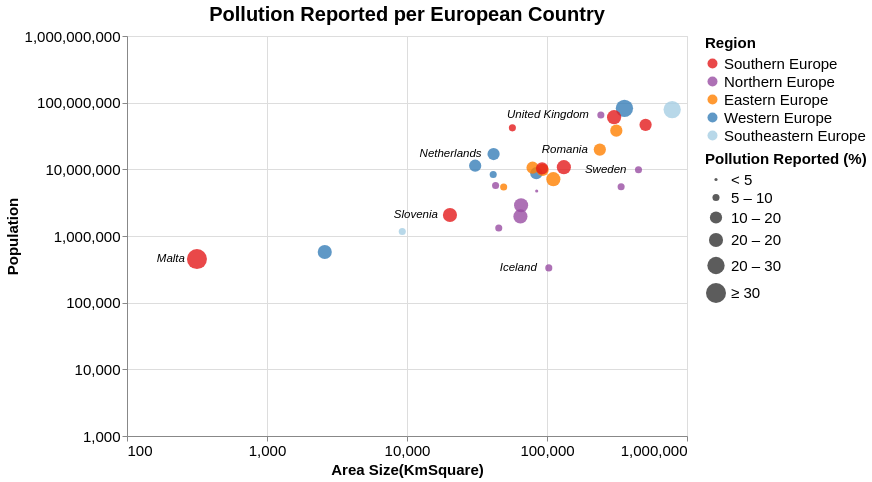

The Vega-Lite source for this figure:
### Vega-Lite specification from a JSON file in a GitHub repository (floating-point values rounded to 4 significant figures)
{"$schema": "https://vega.github.io/schema/vega-lite/v4.json", "width": 560, "height": 400, "title": {"text": "Pollution Reported per European Country", "fontSize": 20}, "data": {"values": [{"country": "Austria", "Size (kmSquare)": 83879, "Population": 8736668, "PercentageofreportedPollution": 10.7, "Region": "Western Europe", "LifeExpectancy": 81.8, "avg_high_temp": 54.2, "avg_low_temp": 37.4, "avg_precipitation": 39.3}, {"country": "Belgium", "Size (kmSquare)": 30689, "Population": 11331422, "PercentageofreportedPollution": 13.2, "Region": "Western Europe", "LifeExpectancy": 81.5, "avg_high_temp": 55.5, "avg_low_temp": 42, "avg_precipitation": 33.1}, {"country": "Bulgaria", "Size (kmSquare)": 110994, "Population": 7127822, "PercentageofreportedPollution": 15.1, "Region": "Eastern Europe", "LifeExpectancy": 74.9, "avg_high_temp": 59.3, "avg_low_temp": 43.4, "avg_precipitation": 24.7}, {"country": "Switzerland", "Size (kmSquare)": 41285, "Population": 8373338, "PercentageofreportedPollution": 8.9, "Region": "Western Europe", "LifeExpectancy": 83.7, "avg_high_temp": 62.3, "avg_low_temp": 48, "avg_precipitation": 41.1}, {"country": "Cyprus", "Size (kmSquare)": 9251, "Population": 1170187, "PercentageofreportedPollution": 9.2, "Region": "Southeastern Europe", "LifeExpectancy": 82.7, "avg_high_temp": 75.1, "avg_low_temp": 57.5, "avg_precipitation": 15.4}, {"country": "Czechia", "Size (kmSquare)": 78866, "Population": 10566332, "PercentageofreportedPollution": 13.5, "Region": "Eastern Europe", "LifeExpectancy": 79.1, "avg_high_temp": 51.4, "avg_low_temp": 37.3, "avg_precipitation": 27.4}, {"country": "Germany", "Size (kmSquare)": 357386, "Population": 82348669, "PercentageofreportedPollution": 23.2, "Region": "Western Europe", "LifeExpectancy": 81, "avg_high_temp": 51.4, "avg_low_temp": 41.6, "avg_precipitation": 23.9}, {"country": "Denmark", "Size (kmSquare)": 42933, "Population": 5728010, "PercentageofreportedPollution": 6.8, "Region": "Northern Europe", "LifeExpectancy": 80.9, "avg_high_temp": 48.4, "avg_low_temp": 35.9, "avg_precipitation": 25.6}, {"country": "Estonia", "Size (kmSquare)": 45227, "Population": 1315790, "PercentageofreportedPollution": 9.9, "Region": "Northern Europe", "LifeExpectancy": 78, "avg_high_temp": 43.9, "avg_low_temp": 31.3, "avg_precipitation": 21.9}, {"country": "Greece", "Size (kmSquare)": 131957, "Population": 10775971, "PercentageofreportedPollution": 19.6, "Region": "Southern Europe", "LifeExpectancy": 81.5, "avg_high_temp": 60.5, "avg_low_temp": 45.6, "avg_precipitation": 30.7}, {"country": "Spain", "Size (kmSquare)": 505990, "Population": 46440000, "PercentageofreportedPollution": 10.1, "Region": "Southern Europe", "LifeExpectancy": 83.5, "avg_high_temp": 54, "avg_low_temp": 40.5, "avg_precipitation": 29.4}, {"country": "Finland", "Size (kmSquare)": 338440, "Population": 5487000, "PercentageofreportedPollution": 7.2, "Region": "Northern Europe", "LifeExpectancy": 81.5, "avg_high_temp": 70.1, "avg_low_temp": 53.9, "avg_precipitation": 25.3}, {"country": "Croatia", "Size (kmSquare)": 56594, "Population": 41910000, "PercentageofreportedPollution": 7, "Region": "Southern Europe", "LifeExpectancy": 78.2, "avg_high_temp": 43.1, "avg_low_temp": 34.2, "avg_precipitation": 38.1}, {"country": "Hungary", "Size (kmSquare)": 93030, "Population": 9830000, "PercentageofreportedPollution": 12.8, "Region": "Eastern Europe", "LifeExpectancy": 76.2, "avg_high_temp": 55.2, "avg_low_temp": 44, "avg_precipitation": 40.8}, {"country": "Ireland", "Size (kmSquare)": 84421, "Population": 4726000, "PercentageofreportedPollution": 4.6, "Region": "Northern Europe", "LifeExpectancy": 81.8, "avg_high_temp": 63.8, "avg_low_temp": 49.1, "avg_precipitation": 30.4}, {"country": "Iceland", "Size (kmSquare)": 103000, "Population": 332529, "PercentageofreportedPollution": 7.9, "Region": "Northern Europe", "LifeExpectancy": 82.2, "avg_high_temp": 48.8, "avg_low_temp": 38.2, "avg_precipitation": 23.2}, {"country": "Italy", "Size (kmSquare)": 301338, "Population": 60670000, "PercentageofreportedPollution": 15.1, "Region": "Southern Europe", "LifeExpectancy": 83.4, "avg_high_temp": 49.6, "avg_low_temp": 36.9, "avg_precipitation": 26.3}, {"country": "Lithuania", "Size (kmSquare)": 65300, "Population": 2889000, "PercentageofreportedPollution": 15.6, "Region": "Northern Europe", "LifeExpectancy": 74.9, "avg_high_temp": 54.6, "avg_low_temp": 41.2, "avg_precipitation": 32.4}, {"country": "Luxembourg", "Size (kmSquare)": 2586, "Population": 576249, "PercentageofreportedPollution": 16.1, "Region": "Western Europe", "LifeExpectancy": 82.7, "avg_high_temp": 72.3, "avg_low_temp": 59.1, "avg_precipitation": 22}, {"country": "Latvia", "Size (kmSquare)": 64589, "Population": 1969000, "PercentageofreportedPollution": 17.2, "Region": "Northern Europe", "LifeExpectancy": 74.9, "avg_high_temp": 55.1, "avg_low_temp": 43.7, "avg_precipitation": 29.7}, {"country": "Malta", "Size (kmSquare)": 316, "Population": 450415, "PercentageofreportedPollution": 30.2, "Region": "Southern Europe", "LifeExpectancy": 82.6, "avg_high_temp": 44.1, "avg_low_temp": 33.8, "avg_precipitation": 44.2}, {"country": "Netherlands", "Size (kmSquare)": 41543, "Population": 16980000, "PercentageofreportedPollution": 13.2, "Region": "Western Europe", "LifeExpectancy": 81.7, "avg_high_temp": 56.2, "avg_low_temp": 33.8, "avg_precipitation": 24.6}, {"country": "Poland", "Size (kmSquare)": 312679, "Population": 37970000, "PercentageofreportedPollution": 11.4, "Region": "Eastern Europe", "LifeExpectancy": 78, "avg_high_temp": 57.1, "avg_low_temp": 41.1, "avg_precipitation": 24.7}, {"country": "Portugal", "Size (kmSquare)": 92212, "Population": 10340000, "PercentageofreportedPollution": 13.1, "Region": "Southern Europe", "LifeExpectancy": 81.3, "avg_high_temp": 53, "avg_low_temp": 36, "avg_precipitation": 26.2}, {"country": "Romania", "Size (kmSquare)": 238397, "Population": 19760000, "PercentageofreportedPollution": 14.5, "Region": "Eastern Europe", "LifeExpectancy": 75.3, "avg_high_temp": 53.8, "avg_low_temp": 38.7, "avg_precipitation": 49.1}, {"country": "Sweden", "Size (kmSquare)": 450295, "Population": 9851000, "PercentageofreportedPollution": 6.3, "Region": "Northern Europe", "LifeExpectancy": 82.4, "avg_high_temp": 69.3, "avg_low_temp": 52.3, "avg_precipitation": 21.7}, {"country": "Slovenia", "Size (kmSquare)": 20271, "Population": 2064000, "PercentageofreportedPollution": 15.9, "Region": "Southern Europe", "LifeExpectancy": 81.2, "avg_high_temp": 46.7, "avg_low_temp": 33.6, "avg_precipitation": 22.6}, {"country": "Slovakia", "Size (kmSquare)": 49035, "Population": 5426000, "PercentageofreportedPollution": 9.3, "Region": "Eastern Europe", "LifeExpectancy": 77.3, "avg_high_temp": 50.8, "avg_low_temp": 35.8, "avg_precipitation": 46.7}, {"country": "Turkey", "Size (kmSquare)": 783562, "Population": 78740000, "PercentageofreportedPollution": 24.5, "Region": "Southeastern Europe", "LifeExpectancy": 78.1, "avg_high_temp": 63.9, "avg_low_temp": 44.6, "avg_precipitation": 25.7}, {"country": "United Kingdom", "Size (kmSquare)": 242495, "Population": 65380000, "PercentageofreportedPollution": 9, "Region": "Northern Europe", "LifeExpectancy": 81.2, "avg_high_temp": 55.3, "avg_low_temp": 42.9, "avg_precipitation": 29.7}]}, "params": [{"name": "Population_Above", "value": 0, "bind": {"input": "range", "min": 0, "max": 30, "step": 5, "name": "Pollution Reported(%): "}}, {"name": "Continent_selection", "bind": {"input": "select", "options": [null, "Southern Europe", "Northern Europe", "Eastern Europe", "Western Europe", "Southeastern Europe"], "labels": ["Show All", "Southern Europe", "Northern Europe", "Eastern Europe", "Western Europe", "Southeastern Europe"], "name": "Region Selection: "}}], "transform": [{"filter": "Continent_selection == null || datum.Region == Continent_selection"}, {"filter": "datum.PercentageofreportedPollution > Population_Above"}], "encoding": {"x": {"field": "Size (kmSquare)", "type": "quantitative", "axis": {"title": " Area Size(KmSquare)", "tickCount": 4, "labelFontSize": 15, "titleFontSize": 15}, "scale": {"type": "log", "domain": [100, 1000000]}}, "y": {"field": "Population", "type": "quantitative", "axis": {"tickCount": 6, "labelFontSize": 15, "titleFontSize": 15}, "scale": {"type": "log", "domain": [1000, 1000000000]}}}, "layer": [{"selection": {"continent_highlight": {"type": "multi", "fields": ["Region"], "bind": "legend"}}, "mark": "circle", "encoding": {"x": {"field": "Size (kmSquare)", "type": "quantitative", "axis": {"title": " Area Size(KmSquare)", "tickCount": 4, "labelFontSize": 15, "titleFontSize": 15}, "scale": {"type": "log", "domain": [100, 1000000]}}, "y": {"field": "Population", "type": "quantitative", "axis": {"tickCount": 6, "labelFontSize": 15, "titleFontSize": 15}, "scale": {"type": "log", "domain": [1000, 1000000000]}}, "color": {"legend": {"title": "Region", "titleFontSize": 15, "labelFontSize": 15}, "field": "Region", "type": "nominal", "scale": {"domain": ["Southern Europe", "Northern Europe", "Eastern Europe", "Western Europe", "Southeastern Europe"], "range": ["#e41a1c", "#984ea3", "#ff7f00", "#377eb8", "#a6cee3"]}}, "opacity": {"condition": {"selection": "continent_highlight", "value": 0.8}, "value": 0.2}, "size": {"field": "PercentageofreportedPollution", "type": "quantitative", "scale": {"type": "threshold", "domain": [5, 10, 15, 20, 30], "range": [10, 50, 150, 200, 300, 400]}, "legend": {"format": ".1s", "title": "Pollution Reported (%)", "titleFontSize": 15, "labelFontSize": 15}}, "tooltip": [{"field": "country", "type": "nominal", "title": "Country"}, {"field": "Population", "type": "quantitative", "format": ","}, {"field": "LifeExpectancy", "type": "quantitative", "title": "Life Expectancy", "format": ","}, {"field": "PercentageofreportedPollution", "type": "quantitative", "title": " Pollution Reported(%)", "format": ","}, {"field": "avg_high_temp", "type": "quantitative", "title": "Average High Temperature(°C)", "format": ".2f"}, {"field": "avg_low_temp", "type": "quantitative", "title": "Average Low Temperature(°C)", "format": ".2f"}]}}, {"mark": {"type": "text", "align": "right", "baseline": "middle", "dx": -12, "fontSize": 11.5, "fontStyle": "italic"}, "encoding": {"text": {"field": "country", "type": "nominal"}, "color": {"value": "black"}, "opacity": {"condition": {"test": "datum['country'] == 'Slovenia' || datum['country'] == 'Sweden' || datum['country'] == 'Romania' || datum['country'] == 'United Kingdom' || datum['country'] == 'Netherlands' || datum['country'] == 'Malta' ||  datum['country'] == 'Iceland'", "value": 1}, "value": 0}}}], "config": {}}
